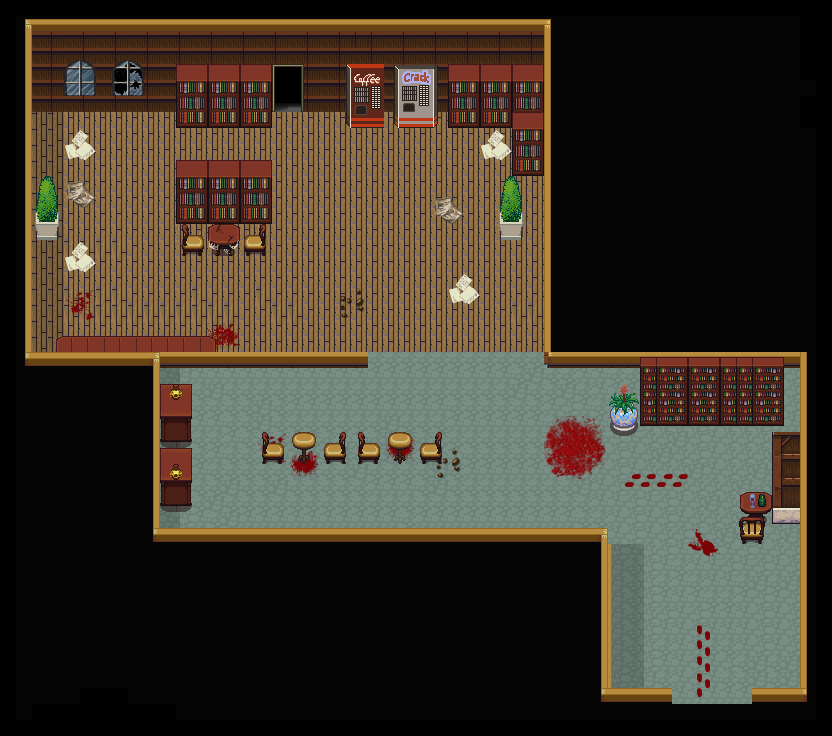

This is a level from a 2D game, rendered from its Tiled map with the project's own tilesets. A one-line summary and the map file follow, with tile-layer data summarised:
An orthogonal 52x46 tile map with 16x16 px tiles, 7 tile layers (Mask, Door2, Door1, Base, ...), 9 tilesets.

<map version="1.2" tiledversion="1.2.0" orientation="orthogonal" renderorder="right-down" width="52" height="46" tilewidth="16" tileheight="16" infinite="0" nextlayerid="50" nextobjectid="1">
 <properties>
  <property name="charWidthDoor1" type="int" value="2" />
  <property name="charWidthDoor2" type="int" value="5" />
  <property name="charXDoor1" type="int" value="17" />
  <property name="charXDoor2" type="int" value="42" />
  <property name="charYDoor1" type="int" value="6" />
  <property name="charYDoor2" type="int" value="43" />
  <property name="itemCapacity" type="int" value="15" />
  <property name="mobCapacity" type="int" value="12" />
  <property name="spawnX1" type="int" value="12" />
  <property name="spawnX2" type="int" value="24" />
  <property name="spawnX3" type="int" value="44" />
  <property name="spawnY1" type="int" value="17" />
  <property name="spawnY2" type="int" value="10" />
  <property name="spawnY3" type="int" value="37" />
 </properties>
 <tileset firstgid="1" source="obj_misk_atlas.tsx" />
 <tileset firstgid="4097" source="preview.tsx" />
 <tileset firstgid="6957" source="build_atlas.tsx" />
 <tileset firstgid="11053" source="interior.tsx" />
 <tileset firstgid="12077" source="zombie_tileb.tsx" />
 <tileset firstgid="13101" source="apocalypse.tsx" />
 <tileset firstgid="14101" name="house_inside" tilewidth="16" tileheight="16" tilecount="896" columns="32">
  <image source="house_inside.png" width="512" height="448" />
 </tileset>
 <tileset firstgid="14997" source="../CompleteHallway/build_atlas.tsx" />
 <tileset firstgid="19093" source="../CompleteHallway/terrain_atlas.tsx" />
 <layer id="43" name="Mask" width="52" height="46">
  <data>[2392 cells, 1572 non-empty, 39 distinct tile ids]</data>
 </layer>
 <layer id="44" name="Door2" width="52" height="46">
  <data>[2392 cells, 48 non-empty, 2 distinct tile ids]</data>
 </layer>
 <layer id="45" name="Door1" width="52" height="46">
  <data>[2392 cells, 4 non-empty, 3 distinct tile ids]</data>
 </layer>
 <layer id="46" name="Base" width="52" height="46">
  <data>[2392 cells, 1366 non-empty, 71 distinct tile ids]</data>
 </layer>
 <layer id="47" name="Dirt" width="52" height="46">
  <data>[2392 cells, 77 non-empty, 48 distinct tile ids]</data>
 </layer>
 <layer id="48" name="Obstacle1" width="52" height="46">
  <data>[2392 cells, 206 non-empty, 93 distinct tile ids]</data>
 </layer>
 <layer id="49" name="Obstacle2" width="52" height="46">
  <data>[2392 cells, 91 non-empty, 40 distinct tile ids]</data>
 </layer>
</map>
